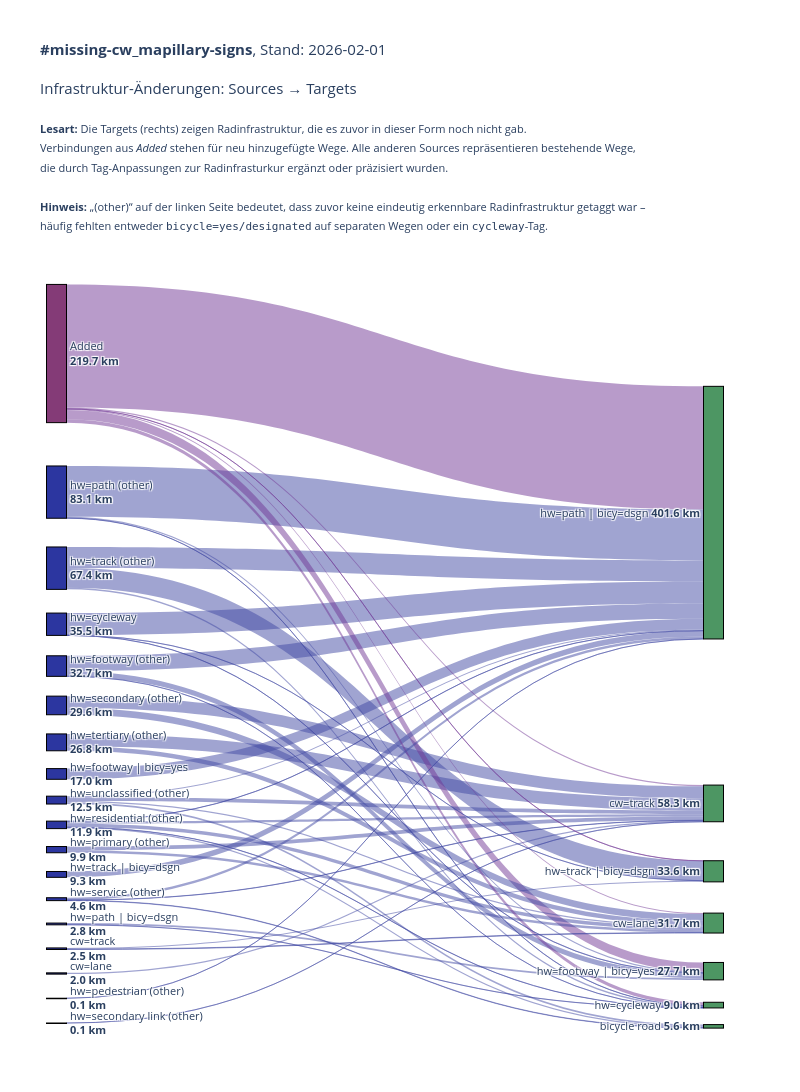

Notebook code for this chart:
### Code cell
# Sankey-Diagramm mit plotly erstellen (mit differenzierten Quellen)
import plotly.graph_objects as go
import numpy as np

# Erstelle Sankey-Daten
sankey_df = get_infrastructure_analysis_sankey()

# Filtere nur positive Werte
sankey_df = sankey_df[sankey_df['value'] > 0].copy()

# Hole alle eindeutigen Sources und Targets
sources = sorted(sankey_df['source'].unique())
targets = sorted(sankey_df['target'].unique())

# Berechne Gesamtwerte für Farbcodierung und Sortierung
source_totals = sankey_df.groupby('source')['value'].sum().to_dict()
target_totals = sankey_df.groupby('target')['value'].sum().to_dict()

# Sortiere nach Gesamtwert für bessere Positionierung
sources = sorted(sources, key=lambda x: source_totals.get(x, 0), reverse=True)
targets = sorted(targets, key=lambda x: target_totals.get(x, 0), reverse=True)

# Erstelle Liste aller Knoten: Sources links, Targets rechts (auch wenn sie überlappen)
# Jeder Knoten erscheint zweimal wenn er sowohl Source als auch Target ist
all_nodes = sources + targets
# Erstelle Indizes: Sources bekommen Indizes 0..len(sources)-1, Targets bekommen len(sources)..len(sources)+len(targets)-1
source_indices_map = {source: idx for idx, source in enumerate(sources)}
target_indices_map = {target: len(sources) + idx for idx, target in enumerate(targets)}

# Erstelle source, target und value Listen für plotly
source_indices = []
target_indices = []
values = []
link_colors = []

# Farben definieren
color_added = 'rgba(114, 56, 150, 0.5)'
color_other = 'rgba(67, 75, 163, 0.5)'

for _, row in sankey_df.iterrows():
    source = row['source']
    target = row['target']
    value = row['value']
    
    # Verwende separate Indizes für Sources (links) und Targets (rechts)
    source_indices.append(source_indices_map[source])
    target_indices.append(target_indices_map[target])
    values.append(value)
    
    # Farbe basierend auf Source
    if source == 'Added':
        link_colors.append(color_added)
    else:
        link_colors.append(color_other)

# Erstelle Knoten-Farben und Labels
node_colors = []
node_labels = []
node_x = []  # X-Positionen: 0 für Sources, 1 für Targets
node_y = []  # Y-Positionen: proportional zu Werten

# Berechne Y-Positionen für Sources (proportional zu Werten)
source_total = sum(source_totals.values())
y_current = 0
source_y_positions = {}
for source in sources:
    total = source_totals.get(source, 0)
    if total > 0:
        height = total / source_total if source_total > 0 else 0
        source_y_positions[source] = y_current + height / 2
        y_current += height

# Berechne Y-Positionen für Targets (proportional zu Werten)
target_total = sum(target_totals.values())
y_current = 0
target_y_positions = {}
for target in targets:
    total = target_totals.get(target, 0)
    if total > 0:
        height = total / target_total if target_total > 0 else 0
        target_y_positions[target] = y_current + height / 2 
        y_current += height


# # Berechne Y-Positionen für Targets (proportional zu Werten) + variable Gaps
# target_total = sum(target_totals.values())

# # Parameter zum Tuning
# min_height = 0.012      # Mindest-"Höhe" pro Node (macht kleine Nodes lesbarer)
# gap_base   = 0.002      # Grundabstand zwischen Nodes
# gap_scale  = 0.020      # wie stark kleine Nodes extra Abstand bekommen

# # 1) Roh-Heights
# heights = np.array([target_totals.get(t, 0) / target_total for t in targets], dtype=float)

# # 2) Mindesthöhe erzwingen (optional, aber sehr hilfreich bei vielen kleinen Nodes)
# heights = np.maximum(heights, min_height)

# # 3) Variable Gaps: kleine Nodes bekommen mehr Abstand
# #    (wenn height klein => (h_max - h) groß => gap groß)
# h_max = heights.max() if len(heights) else 0
# gaps = gap_base + gap_scale * (h_max - heights)

# # 4) Normalisieren: Sum(heights) + Sum(gaps) muss in [0..1] passen
# total_span = heights.sum() + gaps.sum()
# heights = heights / total_span
# gaps    = gaps    / total_span

# # 5) Midpoints berechnen
# target_y_positions = {}
# y_current = 0.0
# for t, h, g in zip(targets, heights, gaps):
#     target_y_positions[t] = y_current + h / 2
#     y_current += h + g

###############################
import numpy as np

def compute_y_positions(items, totals, min_height=0.012, gap_base=0.002, gap_scale=0.020):
    total_sum = sum(totals.values())
    if total_sum == 0:
        return {item: 0.5 for item in items}

    # 1) Roh-Heights
    heights = np.array([totals.get(i, 0) / total_sum for i in items], dtype=float)

    # 2) Mindesthöhe erzwingen
    heights = np.maximum(heights, min_height)

    # 3) Variable Gaps (kleine Nodes → größerer Abstand)
    h_max = heights.max()
    gaps = gap_base + gap_scale * (h_max - heights)

    # 4) Normalisieren
    total_span = heights.sum() + gaps.sum()
    heights /= total_span
    gaps    /= total_span

    # 5) Midpoints berechnen
    y_positions = {}
    y_current = 0.0
    for item, h, g in zip(items, heights, gaps):
        y_positions[item] = y_current + h / 2
        y_current += h + g

    return y_positions

source_y_positions = compute_y_positions(
    sources,
    source_totals,
    min_height=0.024,   # Sources meist weniger → etwas größer
    gap_base=0.02,
    gap_scale=0.020
)

target_y_positions = compute_y_positions(
    targets,
    target_totals,
    min_height=0.012,
    gap_base=0.002,
    gap_scale=0.020
)



# Erstelle Knoten-Arrays: Zuerst alle Sources, dann alle Targets
# Sources (links)
for source in sources:
    node_x.append(0.05)  # Links für Sources, mit etwas Abstand zum Rand
    node_y.append(source_y_positions.get(source, 0))
    if source == 'Added':
        node_colors.append("#843b77")
    else:
        node_colors.append("#2c36a0")
    # Label mit Gesamtwert - kürzere Formatierung
    total = source_totals.get(source, 0)
    label = source.replace('_other', ' (other)').replace('bicycle=designated', '| bicy=dsgn').replace('bicycle=yes', '| bicy=yes').replace('_', ' ')
    if len(label) > 30:
        label = label[:27] + '...'
    node_labels.append(f'{label}<br><b>{total:.1f} km</b>')

# Targets (rechts)
for target in targets:
    node_x.append(0.95)  # Rechts für Targets, mit etwas Abstand zum Rand
    node_y.append(target_y_positions.get(target, 0))
    node_colors.append("#4d9663")
    total = target_totals.get(target, 0)
    label = target.replace('bicycle=designated', '| bicy=dsgn').replace('bicycle=yes', '| bicy=yes').replace('_', ' ')
    if len(label) > 30:
        label = label[:27] + '...'
    node_labels.append(f'{label} <b>{total:.1f} km</b>')

# Erstelle das Sankey-Diagramm
fig = go.Figure(data=[go.Sankey(
    arrangement='perpendicular',  # Bessere Anordnung der Links
    node=dict(
        pad=25,  # Mehr Abstand zwischen Knoten
        thickness=20,  # Dickere Knoten für bessere Lesbarkeit
        line=dict(color="black", width=1),
        label=node_labels,
        color=node_colors,
        x=node_x,
        y=node_y
    ),
    link=dict(
        source=source_indices,
        target=target_indices,
        value=values,
        color=link_colors,
        hovertemplate='<b>%{source.label}</b> → <b>%{target.label}</b><br>Wert: <b>%{value:.1f} km</b><extra></extra>'
    )
)])

print (node_y)

fig.update_layout(
    #title_text="<b>#missing-cw_mapillary-signs</b>, by 2025-12-01 <br><br> Infrastruktur-Änderungen: Sources → Targets <br>",
    title_text=(
    "<b>#missing-cw_mapillary-signs</b>, Stand: "+ DATE_SNAPSHOT +"<br><br>" 
    "Infrastruktur-Änderungen: Sources → Targets<br><br>"
    "<span style='font-size:11px;'>"
    "<b>Lesart:</b> Die Targets (rechts) zeigen Radinfrastruktur, "
    "die es zuvor in dieser Form noch nicht gab. <br>"
    "Verbindungen aus <i>Added</i> stehen für neu hinzugefügte Wege. "
    "Alle anderen Sources repräsentieren bestehende Wege, <br>"
    "die durch Tag-Anpassungen zur Radinfrasturkur ergänzt oder präzisiert wurden.<br>"
    "<br>"
    "<b>Hinweis:</b> „(other)“ auf der linken Seite bedeutet, "
    "dass zuvor keine eindeutig erkennbare Radinfrastruktur "
    "getaggt war – <br>häufig fehlten entweder "
    "<span style='font-family:monospace;font-size:11px;'>bicycle=yes/designated</span>"
    " auf separaten Wegen oder ein "
    "<span style='font-family:monospace;font-size:11px;'>cycleway</span>"
    "-Tag.</span>"

) ,
    font_size=11,
    height=1200,
    width=800,  # Etwas breiter für bessere Darstellung
    margin=dict(l=20, r=50, t=260, b=50),  # Mehr Rand für Labels
        title=dict(
        y=0.95,
        yanchor="top"
    ),
)

fig.show()

### Figure 1 — Plotly figure (JSON) as saved in the notebook; plotly's stock layout.template omitted (floating-point values rounded to 4 significant figures)
{"data": [{"arrangement": "perpendicular", "link": {"color": ["rgba(114, 56, 150, 0.5)", "rgba(67, 75, 163, 0.5)", "rgba(67, 75, 163, 0.5)", "rgba(67, 75, 163, 0.5)", "rgba(67, 75, 163, 0.5)", "rgba(67, 75, 163, 0.5)", "rgba(67, 75, 163, 0.5)", "rgba(67, 75, 163, 0.5)", "rgba(67, 75, 163, 0.5)", "rgba(114, 56, 150, 0.5)", "rgba(67, 75, 163, 0.5)", "rgba(67, 75, 163, 0.5)", "rgba(67, 75, 163, 0.5)", "rgba(67, 75, 163, 0.5)", "rgba(67, 75, 163, 0.5)", "rgba(67, 75, 163, 0.5)", "rgba(67, 75, 163, 0.5)", "rgba(114, 56, 150, 0.5)", "rgba(67, 75, 163, 0.5)", "rgba(67, 75, 163, 0.5)", "rgba(67, 75, 163, 0.5)", "rgba(67, 75, 163, 0.5)", "rgba(67, 75, 163, 0.5)", "rgba(67, 75, 163, 0.5)", "rgba(67, 75, 163, 0.5)", "rgba(67, 75, 163, 0.5)", "rgba(67, 75, 163, 0.5)", "rgba(67, 75, 163, 0.5)", "rgba(67, 75, 163, 0.5)", "rgba(114, 56, 150, 0.5)", "rgba(67, 75, 163, 0.5)", "rgba(114, 56, 150, 0.5)", "rgba(67, 75, 163, 0.5)", "rgba(67, 75, 163, 0.5)", "rgba(67, 75, 163, 0.5)", "rgba(67, 75, 163, 0.5)", "rgba(67, 75, 163, 0.5)", "rgba(114, 56, 150, 0.5)", "rgba(67, 75, 163, 0.5)", "rgba(67, 75, 163, 0.5)", "rgba(67, 75, 163, 0.5)", "rgba(67, 75, 163, 0.5)", "rgba(67, 75, 163, 0.5)", "rgba(67, 75, 163, 0.5)", "rgba(67, 75, 163, 0.5)"], "hovertemplate": "<b>%{source.label}</b> → <b>%{target.label}</b><br>Wert: <b>%{value:.1f} km</b><extra></extra>", "source": [0, 1, 3, 2, 2, 4, 6, 5, 7, 0, 5, 11, 4, 6, 10, 8, 9, 0, 10, 12, 9, 8, 13, 2, 9, 15, 8, 8, 1, 0, 14, 0, 14, 12, 9, 12, 1, 0, 9, 3, 3, 13, 4, 17, 16], "target": [18, 18, 18, 18, 20, 18, 19, 19, 18, 22, 21, 18, 22, 21, 19, 19, 21, 23, 21, 18, 19, 24, 22, 23, 24, 19, 21, 18, 22, 19, 20, 21, 21, 24, 23, 19, 23, 20, 18, 22, 20, 23, 23, 19, 18], "value": [195.8, 80.9, 35.1, 33.4, 31.5, 24.2, 19.6, 19, 17, 14.7, 10.6, 9.3, 8.3, 7.2, 6.1, 5.7, 5.7, 5.5, 3.8, 3.7, 3.6, 2.9, 2.6, 2.5, 2.1, 2, 2, 1.9, 1.9, 1.9, 1.7, 1.6, 0.8, 0.6, 0.3, 0.3, 0.3, 0.2, 0.2, 0.2, 0.2, 0.2, 0.2, 0.1, 0.1]}, "node": {"color": ["#843b77", "#2c36a0", "#2c36a0", "#2c36a0", "#2c36a0", "#2c36a0", "#2c36a0", "#2c36a0", "#2c36a0", "#2c36a0", "#2c36a0", "#2c36a0", "#2c36a0", "#2c36a0", "#2c36a0", "#2c36a0", "#2c36a0", "#2c36a0", "#4d9663", "#4d9663", "#4d9663", "#4d9663", "#4d9663", "#4d9663", "#4d9663"], "label": ["Added<br><b>219.7 km</b>", "hw=path (other)<br><b>83.1 km</b>", "hw=track (other)<br><b>67.4 km</b>", "hw=cycleway<br><b>35.5 km</b>", "hw=footway (other)<br><b>32.7 km</b>", "hw=secondary (other)<br><b>29.6 km</b>", "hw=tertiary (other)<br><b>26.8 km</b>", "hw=footway | bicy=yes<br><b>17.0 km</b>", "hw=unclassified (other)<br><b>12.5 km</b>", "hw=residential (other)<br><b>11.9 km</b>", "hw=primary (other)<br><b>9.9 km</b>", "hw=track | bicy=dsgn<br><b>9.3 km</b>", "hw=service (other)<br><b>4.6 km</b>", "hw=path | bicy=dsgn<br><b>2.8 km</b>", "cw=track<br><b>2.5 km</b>", "cw=lane<br><b>2.0 km</b>", "hw=pedestrian (other)<br><b>0.1 km</b>", "hw=secondary link (other)<br><b>0.1 km</b>", "hw=path | bicy=dsgn <b>401.6 km</b>", "cw=track <b>58.3 km</b>", "hw=track | bicy=dsgn <b>33.6 km</b>", "cw=lane <b>31.7 km</b>", "hw=footway | bicy=yes <b>27.7 km</b>", "hw=cycleway <b>9.0 km</b>", "bicycle road <b>5.6 km</b>"], "line": {"color": "black", "width": 1}, "pad": 25, "thickness": 20, "x": [0.05, 0.05, 0.05, 0.05, 0.05, 0.05, 0.05, 0.05, 0.05, 0.05, 0.05, 0.05, 0.05, 0.05, 0.05, 0.05, 0.05, 0.05, 0.95, 0.95, 0.95, 0.95, 0.95, 0.95, 0.95], "y": [0.1196, 0.2968, 0.3941, 0.4658, 0.5193, 0.5696, 0.6168, 0.6572, 0.6907, 0.7223, 0.754, 0.7857, 0.8174, 0.849, 0.8807, 0.9124, 0.9441, 0.9757, 0.3231, 0.6949, 0.7817, 0.8479, 0.9094, 0.9528, 0.98]}, "type": "sankey"}], "layout": {"font": {"size": 11}, "height": 1200, "margin": {"b": 50, "l": 20, "r": 50, "t": 260}, "title": {"text": "<b>#missing-cw_mapillary-signs</b>, Stand: 2026-02-01<br><br>Infrastruktur-Änderungen: Sources → Targets<br><br><span style='font-size:11px;'><b>Lesart:</b> Die Targets (rechts) zeigen Radinfrastruktur, die es zuvor in dieser Form noch nicht gab. <br>Verbindungen aus <i>Added</i> stehen für neu hinzugefügte Wege. Alle anderen Sources repräsentieren bestehende Wege, <br>die durch Tag-Anpassungen zur Radinfrasturkur ergänzt oder präzisiert wurden.<br><br><b>Hinweis:</b> „(other)“ auf der linken Seite bedeutet, dass zuvor keine eindeutig erkennbare Radinfrastruktur getaggt war – <br>häufig fehlten entweder <span style='font-family:monospace;font-size:11px;'>bicycle=yes/designated</span> auf separaten Wegen oder ein <span style='font-family:monospace;font-size:11px;'>cycleway</span>-Tag.</span>", "y": 0.95, "yanchor": "top"}, "width": 800}}
